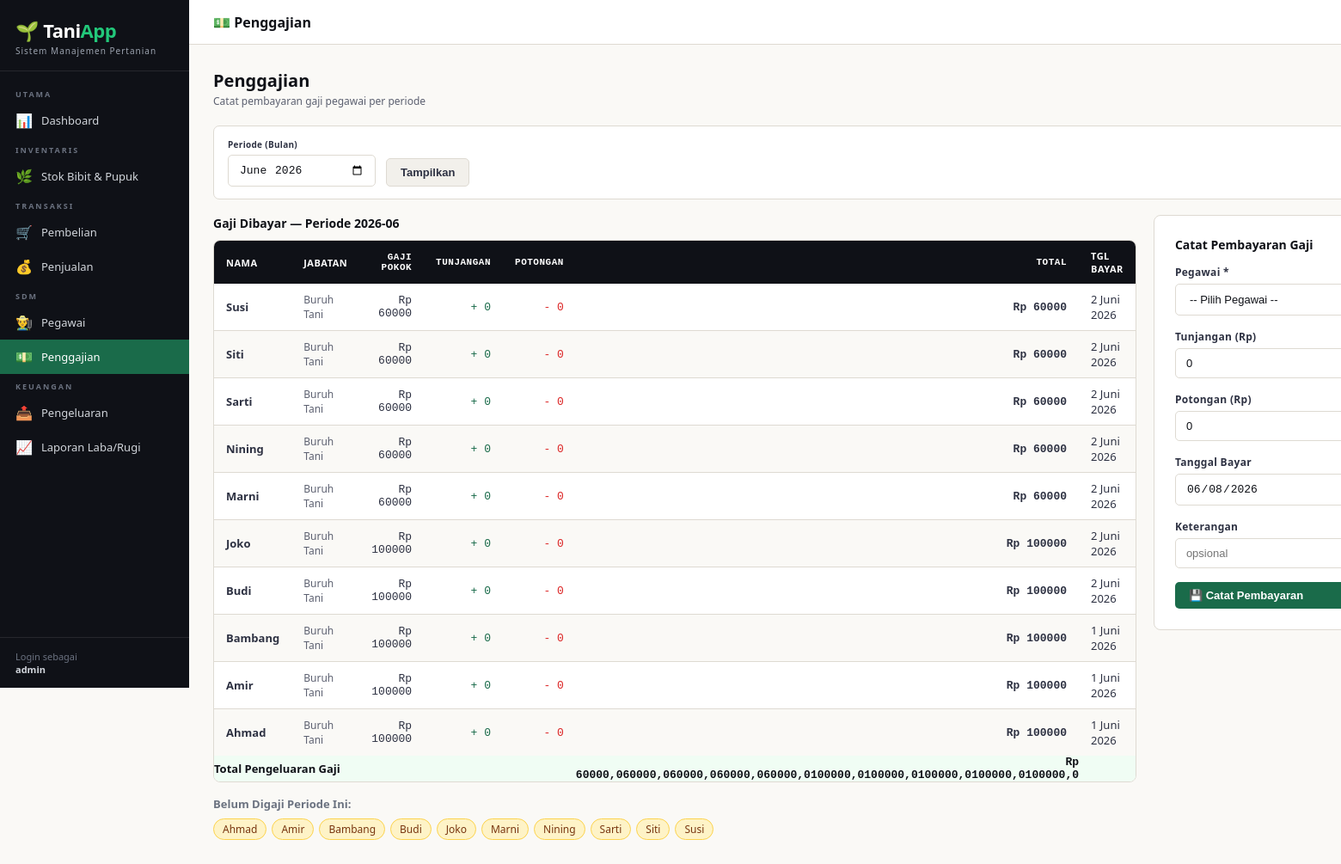
Screenshot of /pegawai/penggajian/ (signed in) with the database file from the repository.
### pegawai/models.py (models this page shows, shortened)
class Penggajian(models.Model):
    pegawai     = models.ForeignKey(Pegawai, on_delete=models.CASCADE, related_name='penggajian')
    periode     = models.CharField(max_length=7, help_text='Format: YYYY-MM')
    gaji_pokok  = models.FloatField()
    tunjangan   = models.FloatField(default=0)
    potongan    = models.FloatField(default=0)
    total_gaji  = models.FloatField()
    keterangan  = models.TextField(blank=True, default='')
    tanggal_bayar = models.DateField()
    created_at  = models.DateTimeField(auto_now_add=True)
    class Meta:
        ordering = ['-periode', '-id']
        unique_together = ['pegawai', 'periode']

class Pegawai(models.Model):
    STATUS_CHOICES = [('aktif', 'Aktif'), ('nonaktif', 'Nonaktif')]
    nama        = models.CharField(max_length=150)
    jabatan     = models.CharField(max_length=100, blank=True, default='')
    no_hp       = models.CharField(max_length=20, blank=True, default='')
    alamat      = models.TextField(blank=True, default='')
    gaji_pokok  = models.FloatField(default=0)
    status      = models.CharField(max_length=10, choices=STATUS_CHOICES, default='aktif')
    tanggal_masuk = models.DateField(null=True, blank=True)
    class Meta:
        ordering = ['nama']

### pegawai/views.py (the view)
# urls.py: path('penggajian/',    views.penggajian,     name='penggajian'),
@login_required
def penggajian(request):
    periode = request.GET.get('periode', datetime.date.today().strftime('%Y-%m'))
    list_gaji = Penggajian.objects.filter(periode=periode).select_related('pegawai')
    pegawai_aktif = Pegawai.objects.filter(status='aktif')
    return render(request, 'pegawai/penggajian.html', {
        'list_gaji': list_gaji,
        'pegawai_aktif': pegawai_aktif,
        'periode': periode,
    })

### templates/pegawai/penggajian.html (shortened to what this page needs)
{% extends "base.html" %}
{% block topbar_title %}💵 Penggajian{% endblock %}
{% block nav_gaji %}active{% endblock %}
{% block content %}
<div class="page-header">
  <div><h1>Penggajian</h1><p>Catat pembayaran gaji pegawai per periode</p></div>
</div>
<form class="filter-bar" method="get">
  <div class="form-group">
    <label>Periode (Bulan)</label>
    <input type="month" name="periode" value="{{ periode }}">
  </div>
  <button type="submit" class="btn btn-secondary">Tampilkan</button>
</form>
<div style="display:grid;grid-template-columns:1fr 360px;gap:20px;align-items:start">
  <div>
    <h2 style="font-size:14px;font-weight:700;margin-bottom:10px">Gaji Dibayar — Periode {{ periode }}</h2>
    <div class="table-wrap">
      <table>
        <thead><tr><th>Nama</th><th>Jabatan</th><th class="td-right">Gaji Pokok</th><th class="td-right">Tunjangan</th><th class="td-right">Potongan</th><th class="td-right">Total</th><th>Tgl Bayar</th></tr></thead>
        <tbody>
          {% for g in list_gaji %}
          <tr>
            <td><strong>{{ g.pegawai.nama }}</strong></td>
            <td class="text-muted">{{ g.pegawai.jabatan|default:"-" }}</td>
            <td class="td-right">Rp {{ g.gaji_pokok|floatformat:0 }}</td>
            <td class="td-right text-green">+ {{ g.tunjangan|floatformat:0 }}</td>
            <td class="td-right text-red">- {{ g.potongan|floatformat:0 }}</td>
            <td class="td-right"><strong>Rp {{ g.total_gaji|floatformat:0 }}</strong></td>
            <td>{{ g.tanggal_bayar }}</td>
          </tr>
          {% empty %}
          <tr><td colspan="7" class="td-center text-muted" style="padding:18px">Belum ada penggajian untuk periode ini.</td></tr>
          {% endfor %}
        </tbody>
        {% if list_gaji %}
        <tfoot>
          <tr style="background:#f0fdf4">
            <td colspan="5"><strong>Total Pengeluaran Gaji</strong></td>
            <td class="td-right"><strong>Rp {% for g in list_gaji %}{{ g.total_gaji }}{% endfor %}</strong></td>
            <td></td>
          </tr>
        </tfoot>
        {% endif %}
      </table>
    </div>
    {% with sudah_ids=list_gaji|length %}
    {% if pegawai_aktif %}
    <div class="mt-4">
      <h2 style="font-size:13px;font-weight:700;color:#6b7280;margin-bottom:8px">Belum Digaji Periode Ini:</h2>
      <div style="display:flex;gap:6px;flex-wrap:wrap">
        {% for p in pegawai_aktif %}
          {% if not list_gaji or p not in list_gaji|dictsort:"pegawai_id" %}
          <span style="background:#fef3c7;border:1px solid #fcd34d;padding:3px 10px;border-radius:100px;font-size:12px;color:#78350f">{{ p.nama }}</span>
          {% endif %}
        {% endfor %}
      </div>
    </div>
    {% endif %}
    {% endwith %}
  </div>
  <div class="card">
    <h2 style="font-size:14px;font-weight:700;margin-bottom:14px"> Catat Pembayaran Gaji</h2>
    <form method="post" action="/pegawai/penggajian/bayar/">
      <div class="form-group">
        <label>Pegawai *</label>
        <select name="pegawai_id" required>
          <option value="">-- Pilih Pegawai --</option>
        </select>
      </div>
      <div class="form-group">
        <label>Tunjangan (Rp)</label>
        <input type="number" name="tunjangan" value="0" min="0">
      </div>
      <div class="form-group">
        <label>Potongan (Rp)</label>
        <input type="number" name="potongan" value="0" min="0">
      </div>
      <div class="form-group">
        <label>Tanggal Bayar</label>
        <input type="date" name="tanggal_bayar" value="{% now 'Y-m-d' %}">
      </div>
      <div class="form-group">
        <label>Keterangan</label>
        <input type="text" name="keterangan" placeholder="opsional">
      </div>
      <button type="submit" class="btn btn-primary" style="width:100%">💾 Catat Pembayaran</button>
    </form>
  </div>
</div>
{% endblock %}

### templates/base.html (shortened to what this page needs)
<!DOCTYPE html>
<html lang="id">
<head>
</head>
<body>
<aside class="sidebar">
  <div class="sidebar-brand">
    <div class="logo">🌱 Tani<span>App</span></div>
    <div class="tagline">Sistem Manajemen Pertanian</div>
  </div>
  <nav class="nav">
    <div class="nav-section">Utama</div>
    <a href="/" class="{% block nav_dashboard %}{% endblock %}"><span class="ico">📊</span> Dashboard</a>
    <div class="nav-section">Inventaris</div>
    <a href="/stok/" class="{% block nav_stok %}{% endblock %}"><span class="ico">🌿</span> Stok Bibit & Pupuk</a>
    <div class="nav-section">Transaksi</div>
    <a href="/transaksi/pembelian/" class="{% block nav_beli %}{% endblock %}"><span class="ico">🛒</span> Pembelian</a>
    <a href="/transaksi/penjualan/" class="{% block nav_jual %}{% endblock %}"><span class="ico">💰</span> Penjualan</a>
    <div class="nav-section">SDM</div>
    <a href="/pegawai/" class="{% block nav_pegawai %}{% endblock %}"><span class="ico">👨‍🌾</span> Pegawai</a>
    <a href="/pegawai/penggajian/" class="{% block nav_gaji %}{% endblock %}"><span class="ico">💵</span> Penggajian</a>
    <div class="nav-section">Keuangan</div>
    <a href="/laporan/pengeluaran/" class="{% block nav_pengeluaran %}{% endblock %}"><span class="ico">📤</span> Pengeluaran</a>
    <a href="/laporan/laba-rugi/" class="{% block nav_laporan %}{% endblock %}"><span class="ico">📈</span> Laporan Laba/Rugi</a>
  </nav>
  <div class="sidebar-footer">
    Login sebagai<br><strong>{{ request.user.username }}</strong>
  </div>
</aside>
<div class="main">
  <div class="topbar">
    <div class="topbar-title">{% block topbar_title %}{% endblock %}</div>
  </div>
  <div class="content">
    {% block content %}{% endblock %}
  </div>
</div>
</body>
</html>

### templates/base.html (style rules this page uses)
:root { --green: #1a6b4a; --green2: #22c87a; --green3: #f0fdf4; --ink: #0f1117; --ink2: #2d3142; --ink3: #5c6070; --paper: #faf9f6; --paper2: #f2f0eb; --rule: #dedad2; --red: #dc2626; --blue: #1d4ed8; --gold: #b45309; --sidebar: 220px; }
*,*::before,*::after { margin:0;padding:0;box-sizing:border-box }
html { font-size:15px }
body { font-family:'Segoe UI',system-ui,sans-serif;background:var(--paper);color:var(--ink);display:flex;min-height:100vh }
.sidebar { width:var(--sidebar);background:var(--ink);color:#fff;display:flex;flex-direction:column;position:fixed;top:0;left:0;height:100vh;z-index:100;overflow-y:auto }
.sidebar-brand { padding:20px 18px 16px;border-bottom:1px solid #ffffff18 }
.sidebar-brand .logo { font-size:22px;font-weight:700;letter-spacing:-.5px;color:#fff }
.sidebar-brand .logo span { color:var(--green2) }
.sidebar-brand .tagline { font-size:10px;color:#9ca3af;letter-spacing:1px;margin-top:2px }
.nav { padding:12px 0;flex:1 }
.nav-section { padding:8px 18px 4px;font-size:9px;font-weight:600;letter-spacing:2px;text-transform:uppercase;color:#6b7280 }
.nav a { display:flex;align-items:center;gap:10px;padding:9px 18px;color:#d1d5db;text-decoration:none;font-size:13px;font-weight:500;transition:background .15s }
.nav a.active { background:var(--green);color:#fff }
.nav a .ico { font-size:16px;width:20px;text-align:center }
.sidebar-footer { padding:14px 18px;border-top:1px solid #ffffff18;font-size:11px;color:#6b7280 }
.sidebar-footer strong { color:#d1d5db }
.main { margin-left:var(--sidebar);flex:1;display:flex;flex-direction:column;min-height:100vh }
.topbar { background:#fff;border-bottom:1px solid var(--rule);padding:12px 28px;display:flex;align-items:center;justify-content:space-between;position:sticky;top:0;z-index:50 }
.topbar-title { font-size:16px;font-weight:700;color:var(--ink) }
.content { padding:28px;flex:1 }
.page-header { display:flex;align-items:center;justify-content:space-between;margin-bottom:20px;gap:12px;flex-wrap:wrap }
.page-header h1 { font-size:20px;font-weight:700;color:var(--ink) }
.page-header p { font-size:12px;color:var(--ink3);margin-top:2px }
.btn { display:inline-flex;align-items:center;gap:6px;padding:8px 16px;border-radius:5px;font-size:13px;font-weight:600;text-decoration:none;border:none;cursor:pointer;transition:filter .15s }
.btn-primary { background:var(--green);color:#fff }
.btn-secondary { background:var(--paper2);color:var(--ink2);border:1px solid var(--rule) }
.table-wrap { overflow-x:auto;background:#fff;border:1px solid var(--rule);border-radius:8px }
table { width:100%;border-collapse:collapse;font-size:13px }
thead th { background:var(--ink);color:#fff;padding:10px 14px;text-align:left;font-size:11px;font-weight:600;letter-spacing:.5px;text-transform:uppercase }
tbody tr:nth-child(even) { background:var(--paper) }
tbody td { padding:9px 14px;border-bottom:1px solid var(--rule);vertical-align:middle;color:var(--ink2) }
tbody tr:last-child td { border-bottom:none }
.td-right { text-align:right;font-family:monospace }
.card { background:#fff;border:1px solid var(--rule);border-radius:8px;padding:24px }
.form-group { margin-bottom:16px }
.form-group label { display:block;font-size:12px;font-weight:600;color:var(--ink2);margin-bottom:5px;letter-spacing:.3px }
.form-group input,.form-group select,.form-group textarea { width:100%;padding:9px 12px;border:1px solid var(--rule);border-radius:5px;font-size:13px;color:var(--ink);background:#fff;outline:none;transition:border .15s }
.filter-bar { background:#fff;border:1px solid var(--rule);border-radius:7px;padding:14px 16px;margin-bottom:18px;display:flex;gap:12px;flex-wrap:wrap;align-items:flex-end }
.filter-bar .form-group { margin-bottom:0;min-width:140px }
.filter-bar .form-group label { font-size:10px }
.text-green { color:var(--green) }
.text-red { color:var(--red) }
.text-muted { color:var(--ink3);font-size:12px }
.mt-4 { margin-top:16px }

### rows the page displays
Penggajian: pegawai.nama "Susi", pegawai.jabatan "Buruh Tani", gaji_pokok "60000", tunjangan "0", potongan "0", total_gaji "60000", tanggal_bayar "2 Juni 2026", total_gaji "60000,0"
Penggajian: pegawai.nama "Siti", pegawai.jabatan "Buruh Tani", gaji_pokok "60000", tunjangan "0", potongan "0", total_gaji "60000", tanggal_bayar "2 Juni 2026", total_gaji "60000,0"
Penggajian: pegawai.nama "Sarti", pegawai.jabatan "Buruh Tani", gaji_pokok "60000", tunjangan "0", potongan "0", total_gaji "60000", tanggal_bayar "2 Juni 2026", total_gaji "60000,0"
Penggajian: pegawai.nama "Nining", pegawai.jabatan "Buruh Tani", gaji_pokok "60000", tunjangan "0", potongan "0", total_gaji "60000", tanggal_bayar "2 Juni 2026", total_gaji "60000,0"
Penggajian: pegawai.nama "Marni", pegawai.jabatan "Buruh Tani", gaji_pokok "60000", tunjangan "0", potongan "0", total_gaji "60000", tanggal_bayar "2 Juni 2026", total_gaji "60000,0"
Penggajian: pegawai.nama "Joko", pegawai.jabatan "Buruh Tani", gaji_pokok "100000", tunjangan "0", potongan "0", total_gaji "100000", tanggal_bayar "2 Juni 2026", total_gaji "100000,0"
Penggajian: pegawai.nama "Budi", pegawai.jabatan "Buruh Tani", gaji_pokok "100000", tunjangan "0", potongan "0", total_gaji "100000", tanggal_bayar "2 Juni 2026", total_gaji "100000,0"
Penggajian: pegawai.nama "Bambang", pegawai.jabatan "Buruh Tani", gaji_pokok "100000", tunjangan "0", potongan "0", total_gaji "100000", tanggal_bayar "1 Juni 2026", total_gaji "100000,0"
Penggajian: pegawai.nama "Amir", pegawai.jabatan "Buruh Tani", gaji_pokok "100000", tunjangan "0", potongan "0", total_gaji "100000", tanggal_bayar "1 Juni 2026", total_gaji "100000,0"
Penggajian: pegawai.nama "Ahmad", pegawai.jabatan "Buruh Tani", gaji_pokok "100000", tunjangan "0", potongan "0", total_gaji "100000", tanggal_bayar "1 Juni 2026", total_gaji "100000,0"
Pegawai: nama "Ahmad"
Pegawai: nama "Amir"
Pegawai: nama "Bambang"
Pegawai: nama "Budi"
Pegawai: nama "Joko"
Pegawai: nama "Marni"
Pegawai: nama "Nining"
Pegawai: nama "Sarti"
Pegawai: nama "Siti"
Pegawai: nama "Susi"

### other values shown
{{ request.user.username }} "admin"
{{ periode }} "2026-06"
